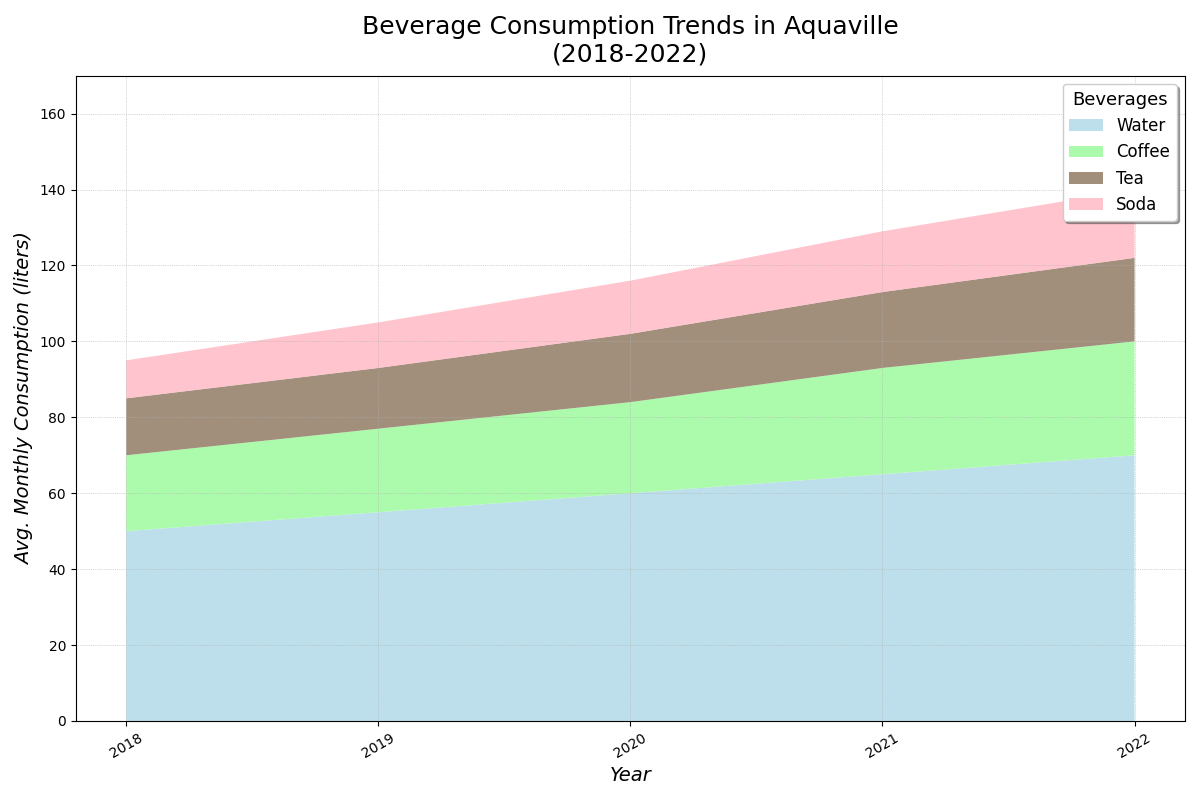

Reproduce this figure in Python.
import matplotlib.pyplot as plt
import numpy as np

years = np.arange(2018, 2023)

water = np.array([50, 55, 60, 65, 70])
coffee = np.array([20, 22, 24, 28, 30])
tea = np.array([15, 16, 18, 20, 22])
soda = np.array([10, 12, 14, 16, 18])

data = np.vstack([water, coffee, tea, soda])

fig, ax = plt.subplots(figsize=(12, 8))

# Altered the marker types and line styles for each data group
ax.stackplot(years, data, labels=['Water', 'Coffee', 'Tea', 'Soda'],
             colors=['#add8e6', '#98fb98', '#8a735b', '#ffb6c1'], alpha=0.8, linestyle='-', linewidth=2)

# Random alterations in aesthetics
ax.set_title('Beverage Consumption Trends in Aquaville\n(2018-2022)', fontsize=18, fontweight='normal', pad=10)
ax.set_xlabel('Year', fontsize=14, fontstyle='italic')
ax.set_ylabel('Avg. Monthly Consumption (liters)', fontsize=14, fontstyle='italic')
ax.set_xticks(years)
ax.set_yticks(np.arange(0, 201, 20))
ax.set_ylim(0, 170)

# Altered legend and grid settings
ax.legend(loc='upper right', fontsize=12, title='Beverages', title_fontsize='13', shadow=True)
ax.grid(axis='both', linestyle=':', linewidth=0.5)
plt.xticks(rotation=30)
plt.tight_layout()
plt.show()
